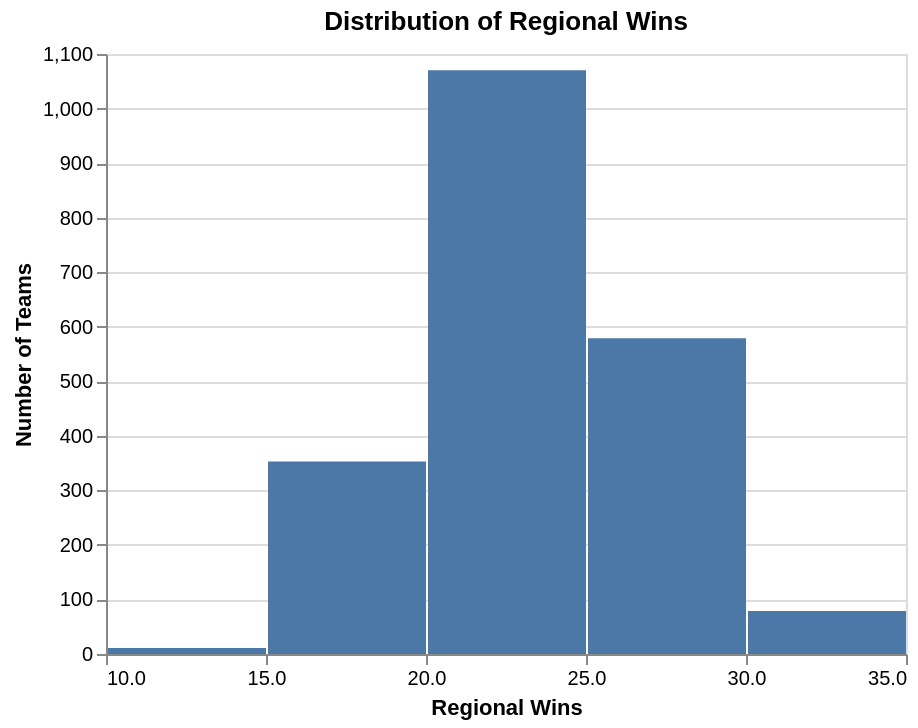

Notebook cell for this chart:
### Markdown cell above
<div style="background-color: #f0f0f0; padding: 10px;">
    
#### Task 4.4: Plot the distribution of two relevant variables in the raw data (4 points)

- Use `ggplot` to plot the distribution of one of the numeric variables in your tidied data set.

- Use `ggplot` to create a visualization showing the relative proportions of each category/level for one of categorical variable in your tidied data set. 

- Clearly label the variable that is being plotted in each plot.

*Notes:* 
- *Be sure the output is as clear as possible, provide an English title along with readable x and y column names*

- *You may also add more code cells to this section*

</div>

### Code cell
plot1 = alt.Chart(basketball_data_tidy).mark_bar().encode(
    x=alt.X("reg_wins:Q", bin=True, title="Regional Wins"),
    y=alt.Y("count()", title="Number of Teams")
).properties(
    title="Distribution of Regional Wins",
    width=400,
    height=300
)
plot1

### Figure 1 — Vega-Lite specification as saved in the notebook (floating-point values rounded to 4 significant figures; data arrays with more than 128 entries replaced by an {"elided": "..."} marker saying what was removed)
{"config": {"view": {"continuousWidth": 300, "continuousHeight": 300}}, "data": {"name": "data-c567b3bebc29907a37d30b5965d94622"}, "mark": {"type": "bar"}, "encoding": {"x": {"bin": true, "field": "reg_wins", "title": "Regional Wins", "type": "quantitative"}, "y": {"aggregate": "count", "title": "Number of Teams", "type": "quantitative"}}, "height": 300, "title": "Distribution of Regional Wins", "width": 400, "$schema": "https://vega.github.io/schema/vega-lite/v5.20.1.json", "datasets": {"data-c567b3bebc29907a37d30b5965d94622": {"elided": "2092 records"}}}
